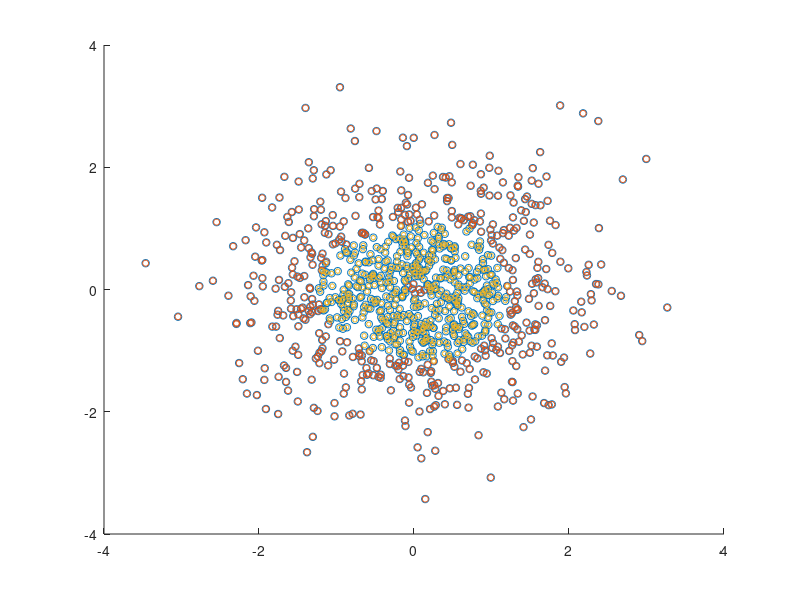

Recreate this plot in MATLAB.
data = normrnd(0,1,1000,2);
labels = ones(length(data),1);

% Construct one-class SVM with RDF kernel (Gaussian)
model = svmtrain(labels, data, '-s 2 -t 2 ');
%-n 0.001 -g 0.001

% Use the same data for label prediction
[predicted_labels] = svmpredict(labels, data, model);
inside_indices = find(predicted_labels > 0);

figure; hold on;
% Scatterplot of all data, blue circles
scatter(data(:,1), data(:,2), 30, 'blue');

% Scatterplot of all support vectors, small red circles
scatter(model.SVs(:,1), model.SVs(:,2), 20, 'red');

% Scatterplot of all data inside the one-classs, small green circles
scatter(data(inside_indices,1), data(inside_indices,2), 10, 'green');